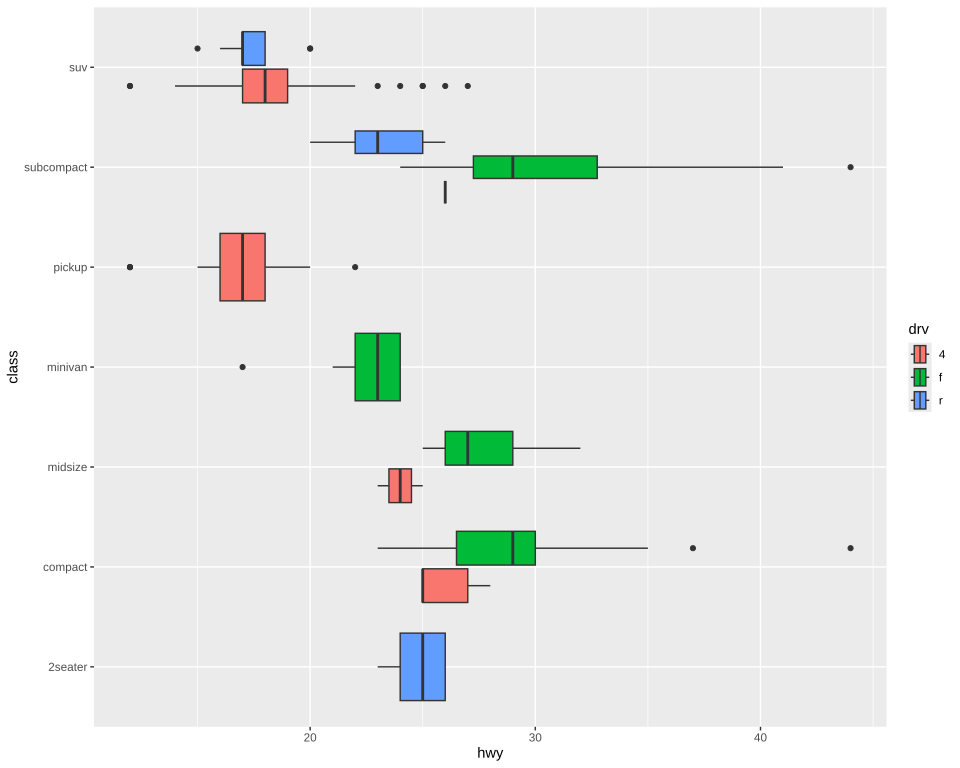

Reproduce this figure in R.
# The plot test/golden/boxplot_horizontal.svg draws, drawn by ggplot2 itself, as ggplot2's own visual tests
# draw their snapshots: the independent check on that golden whenever it changes. The suite never
# runs this; it needs R, ggplot2 and vdiffr, saved as the Docker image giggly-r:ggplot2-4.0.3. From
# the repository's root:
#
#   docker run --rm -v "$PWD/test/golden":/golden:ro giggly-r:ggplot2-4.0.3 \
#     Rscript /golden/boxplot_horizontal.R > boxplot_horizontal.ggplot2.svg
#
# and compare the two drawings element by element, as test/golden/point.R describes, `<line>`
# elements included.
#
# The reference page's horizontal boxes, filled by drive: mpg's highway mileage summarised along
# x by class on y, the boxes of a class dodged up the axis, and a legend whose keys draw a box
# turned on its side.
#
# First checked with ggplot2 4.0.3 and vdiffr 1.0.9: every element and clip path matches but
# svglite's around the whole drawing, and the one departure is test/golden/point.R's, the x axis
# drawn before the y.

library(ggplot2)

plot <- ggplot(mpg, aes(hwy, class, fill = drv)) +
  geom_boxplot() +
  theme_gray()

file <- tempfile(fileext = ".svg")
vdiffr::write_svg(plot, file)
cat(readLines(file), sep = "\n")
